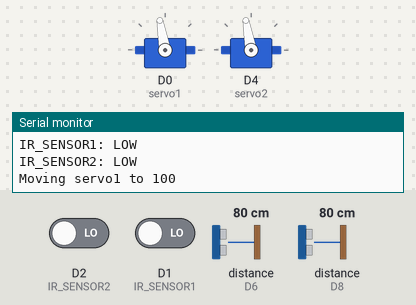
A sketch run on a simulated ESP8266 (NodeMCU). Parts: 2 × servo, the last lines printed to the serial monitor. Wiring (inferred from the names in the program): 2 × ultrasonic range finder: trigger D7, echo D8 / trigger D5, echo D6. Inputs (shaded band) come from the test bench; at power-on: D2 (IR_SENSOR2) LOW, D1 (IR_SENSOR1) LOW, distance to the obstacle (sensors on D6, D8) 80 cm. The echo pulse lasts 58.3 µs per cm; WiFi joins after 1.5 s; servers stay silent unless stated.

Above: at 3.0 s.
3.1 s: D2 (IR_SENSOR2) driven HIGH
At 8.3 s:
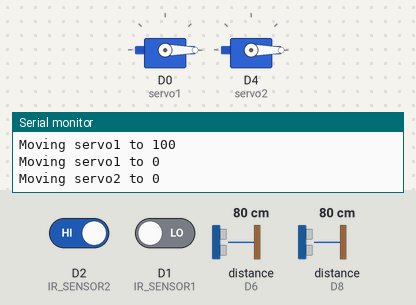
At 13.3 s:
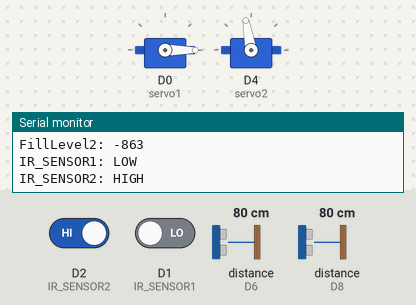
Timing chart, 0 to 14.8 s (numbered marks = the images above; inputs shaded):
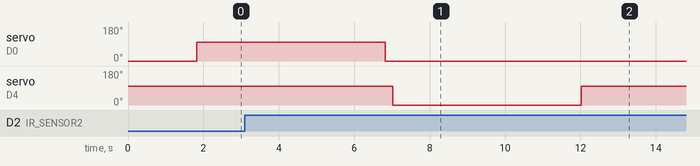

The sketch:

Smart-Dustbin.ino
```cpp
#define BLYNK_TEMPLATE_ID "TMPL3ye1SsmOT"
#define BLYNK_TEMPLATE_NAME "smart dustbin 1"
#define BLYNK_AUTH_TOKEN "oFRoqZX_3FGwvbX7swtSdFmZEyUT65jy"

#include <Servo.h>
#include <BlynkSimpleEsp8266.h>

// Auth Token, SSID, and Password
char auth[] = "oFRoqZX_3FGwvbX7swtSdFmZEyUT65jy"; // Replace with your Blynk Auth Token
char ssid[] = "MIHIR"; // Replace with your WiFi SSID
char pass[] = "mihir6868"; // Replace with your WiFi Password

Servo servo1;
Servo servo2;

// Ultrasonic sensor pins
const int TRIG_PIN1 = D5;
const int ECHO_PIN1 = D6;
const int TRIG_PIN2 = D7;
const int ECHO_PIN2 = D8;

const int IR_SENSOR1 = D1;
const int IR_SENSOR2 = D2;

bool sensor1Active = false;
bool sensor2Active = false;

void setup() {
  Serial.begin(115200);
  Blynk.begin(auth, ssid, pass);
  servo1.attach(D0);  // attach servo 1 to pin D3
  servo2.attach(D4);  // attach servo 2 to pin D4
  servo1.write(0);
  servo2.write(100);

  pinMode(IR_SENSOR1, INPUT);
  pinMode(IR_SENSOR2, INPUT);

  pinMode(TRIG_PIN1, OUTPUT);
  pinMode(ECHO_PIN1, INPUT);
  pinMode(TRIG_PIN2, OUTPUT);
  pinMode(ECHO_PIN2, INPUT);

  Serial.println("Setup complete.");
}

long readUltrasonicDistance(int trigPin, int echoPin) {
  digitalWrite(trigPin, LOW);
  delayMicroseconds(2);
  digitalWrite(trigPin, HIGH);
  delayMicroseconds(10);
  digitalWrite(trigPin, LOW);
  long duration = pulseIn(echoPin, HIGH);
  long distance = duration * 0.034 / 2;
  return distance;
}

void loop() {
  Blynk.run();

  long distance1 = readUltrasonicDistance(TRIG_PIN1, ECHO_PIN1);
  long distance2 = readUltrasonicDistance(TRIG_PIN2, ECHO_PIN2);

  int fillLevel1 = map(distance1, 2, 10, 100, 0);
  int fillLevel2 = map(distance2, 2, 10, 100, 0);

  Blynk.virtualWrite(V0, fillLevel1);
  Blynk.virtualWrite(V1, fillLevel2);

  Serial.print("Distance1: ");
  Serial.println(distance1);
  Serial.print("FillLevel1: ");
  Serial.println(fillLevel1);
  Serial.print("Distance2: ");
  Serial.println(distance2);
  Serial.print("FillLevel2: ");
  Serial.println(fillLevel2);

  bool sensor1State = digitalRead(IR_SENSOR1) == LOW;
  bool sensor2State = digitalRead(IR_SENSOR2) == LOW;

  Serial.print("IR_SENSOR1: ");
  Serial.println(sensor1State ? "LOW" : "HIGH");
  Serial.print("IR_SENSOR2: ");
  Serial.println(sensor2State ? "LOW" : "HIGH");

  // Check IR Sensor 1
  if (sensor1State && !sensor1Active) {
    sensor1Active = true;
    // Move servo1 to 100 degrees
    Serial.println("Moving servo1 to 100");
    servo1.write(100);
    delay(5000);  // Wait 5 seconds at 100 position
    // Move servo1 to 0 degrees
    Serial.println("Moving servo1 to 0");
    servo1.write(0);
  } else if (!sensor1State) {
    sensor1Active = false;
  }

  // Small delay between actions
  delay(200);

  // Check IR Sensor 2
  if (sensor2State && !sensor2Active) {
    sensor2Active = true;
    // Move servo2 to 0 degrees
    Serial.println("Moving servo2 to 0");
    servo2.write(0);
    delay(5000);  // Wait 5 seconds at 0 position
    // Move servo2 to 100 degrees
    Serial.println("Moving servo2 to 100");
    servo2.write(100);
  } else if (!sensor2State) {
    sensor2Active = false;
  }

  // Small delay before next loop iteration
  delay(200);
}
```
